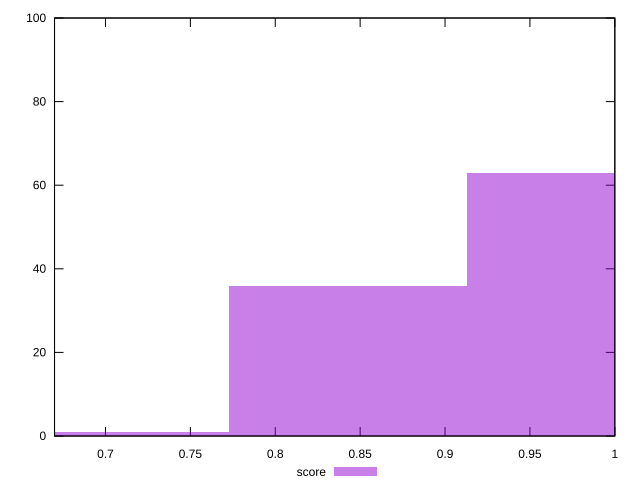

This figure's gnuplot source:
reset

$score <<EOF
0.7023577273340064 1
0.8428292728008075 36
0.9833008182676088 63
EOF

set key outside below
set boxwidth 0.14047154546680127
set xrange [0.67:1]
set yrange [0:100]
set trange [0:100]
set style fill transparent solid 0.5 noborder
set terminal svg size 640, 490 enhanced background rgb 'white'
set output "report_00019_2021-02-10T18-14-37.922Z//unused-css-rules/samples/pages+cached/score/histogram.svg"

plot $score title "score" with boxes

reset
